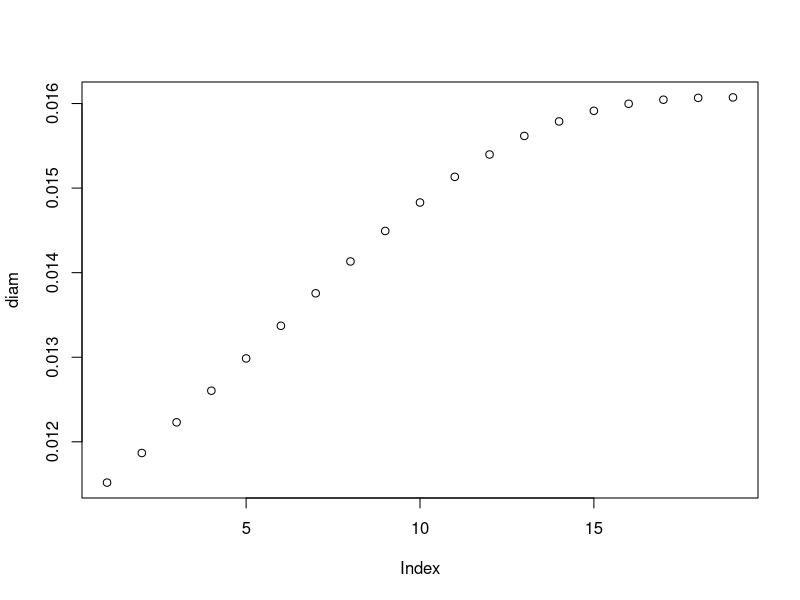

This chart was generated by the following R code:
#Declaring Variables

P0       <- 75000        #pump delivering pressure
dia      <- 0.05         #diameter of the original pipe
rho      <- 997          #density of the water
gval     <- 9.81         #gravitational acc of earth
pi       <- 22/7         #constant
kin_vis  <- 0.801*10^-6  #kinematic viscosity of water
epi      <- 0.26*10^-3   #roughness of the pipe
k        <-20            #no of pipes
l1       <- 0.6          #length of section from pump to pipe 1
l0       <-0.2           #length of section between consecutive pipes

#assume friction factor(ss) of pipe from pump to 1st pipe
ss = 0.02

#By mood digram equation 
ss <- 1/((-2*log10((epi/(3.7*dia))+((2.51*kin_vis)/sqrt(((P0/(rho*gval))*2*gval*(dia)^3*ss)/(dia+ss*l1)))))^2)


#V1 is the velocity of water in original pipe from pump to 1st pipe
v1 <- sqrt(((P0/(rho*gval))*2*gval*dia)/(dia+ss*l1))

#Q0 is the discharge in section from pump to 1st pipe
Q0 = (v1*pi*dia^2)/4

#for loop vector
n <- 1:(k-1)

#Declaring vector of friction factor
ff <- numeric(k-1)

#Assuming the initial friction factor values for the section of pipes 
ff[1:(k-1)] <-0.02

#Evaluating friction factor in each section
for (i in n) {
  
  ff[i] = 1/((-2*log10((epi/(3.7*dia))+((1.97*dia*kin_vis)/(Q0*(1-i/k)*sqrt(ff[i])))))^2)
  
}

#Evaluating discharge in each section
Q <- numeric(k-1)
for (i in n) {
  Q[i]=Q0*(1-i/k)
}

#Evaluating head loss in each section
hf <- numeric(k-1)
 
for (i in n) {
  hf[i]=(ff[i]*8*l0*(Q[i])^2)/(gval*pi^2*dia^5)
}

#Evaluating head loss in section from pump to pipe 1
hf0=(8*ss*l1*Q0^2)/(gval*pi^2*dia^5)


hff=sum(hf[1:(k-1)])
#Evaluating sum of head loss whole pipe
final_hf= hff+hf0

#calculating respective velocites 
vel <- numeric(k-1)

vel[k-1]=sqrt((P0/(rho*gval)-final_hf)*2*gval)

diam <- numeric(k-1)

diam[k-1] = sqrt((4*Q[k-1])/(vel[k-1]*pi))


r<-(k-2):1
for ( i in r) {
  diam[i]=((l0/dia^5)*(ff[i]*(k-1-i)^2)+1/(diam[i+1])^4)^-0.25
}

diam0=((l1/dia^5)*(ss*(k-1)^2)+1/(diam[1])^4)^-0.25
print(diam0)
for (i in n) {
  print(diam[i])
}

plot(diam)





